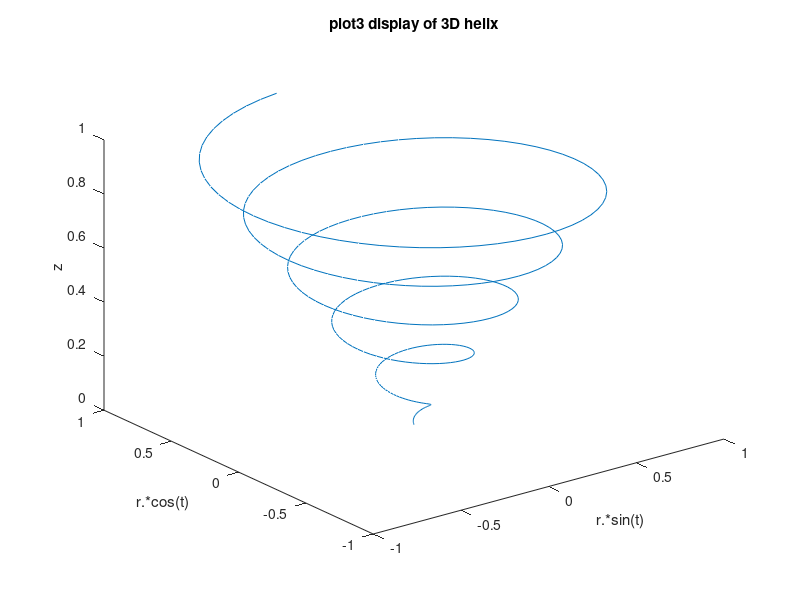

Recreate this plot in MATLAB.
t = 0:0.1:10*pi
r = linspace(0, 1, numel(t));
z = linspace(0, 1, numel(t));
plot3(r.*sin(t), r.*cos(t), z);
xlabel("r.*sin(t)");
ylabel("r.*cos(t)");
zlabel("z");
title("plot3 display of 3D helix");


